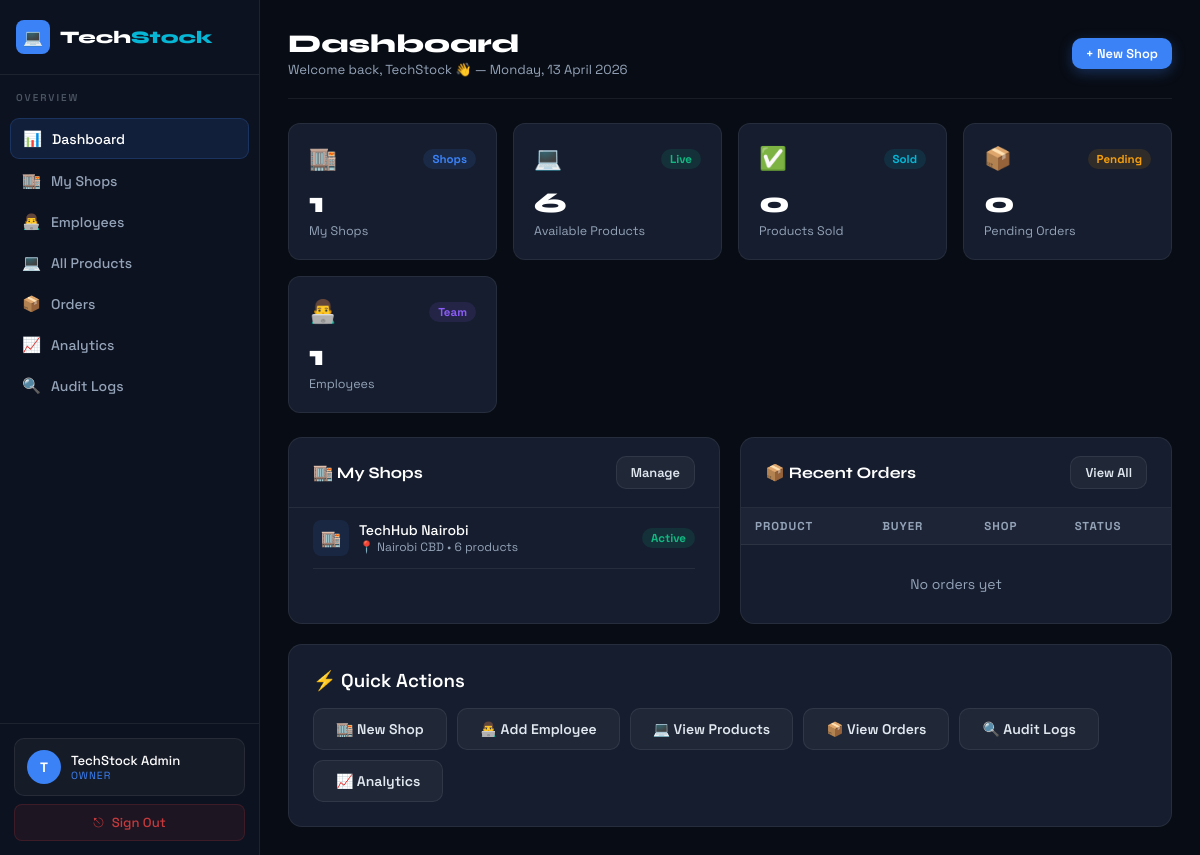
/owner/dashboard.php (signed in), run on the app's committed database.
### tables this page shows
CREATE TABLE IF NOT EXISTS shops (
    id INT AUTO_INCREMENT PRIMARY KEY,
    owner_id INT NOT NULL,
    name VARCHAR(100) NOT NULL,
    location VARCHAR(150),
    address TEXT,
    phone VARCHAR(20),
    whatsapp VARCHAR(20),
    email VARCHAR(100),
    description TEXT,
    logo VARCHAR(255),
    subscription ENUM('free','basic','premium') DEFAULT 'free',
    subscription_expires DATE,
    status ENUM('active','inactive','suspended') DEFAULT 'active',
    created_at TIMESTAMP DEFAULT CURRENT_TIMESTAMP,
    FOREIGN KEY (owner_id) REFERENCES users(id)
);

### owner/dashboard.php (the view, shortened to what this page needs)
<?php
require_once '../includes/db.php';
$uid = $_SESSION['user_id'];
$shops_count    = $conn->query("SELECT COUNT(*) as c FROM shops WHERE owner_id=$uid")->fetch_assoc()['c'];
$products_count = $conn->query("SELECT COUNT(*) as c FROM products p JOIN shops s ON p.shop_id=s.id WHERE s.owner_id=$uid AND p.status='available'")->fetch_assoc()['c'];
$sold_count     = $conn->query("SELECT COUNT(*) as c FROM products p JOIN shops s ON p.shop_id=s.id WHERE s.owner_id=$uid AND p.status='sold'")->fetch_assoc()['c'];
$orders_pending = $conn->query("SELECT COUNT(*) as c FROM orders o JOIN shops s ON o.shop_id=s.id WHERE s.owner_id=$uid AND o.status='pending'")->fetch_assoc()['c'];
$employees_count= $conn->query("SELECT COUNT(*) as c FROM shop_employees se JOIN shops s ON se.shop_id=s.id WHERE s.owner_id=$uid")->fetch_assoc()['c'];
$recent_orders  = $conn->query("SELECT o.*, p.title as product_title, sh.name as shop_name FROM orders o JOIN products p ON o.product_id=p.id JOIN shops sh ON o.shop_id=sh.id JOIN shops s ON o.shop_id=s.id WHERE s.owner_id=$uid ORDER BY o.created_at DESC LIMIT 8")->fetch_all(MYSQLI_ASSOC);
$my_shops       = $conn->query("SELECT s.*, COUNT(p.id) as prod_count FROM shops s LEFT JOIN products p ON p.shop_id=s.id AND p.status='available' WHERE s.owner_id=$uid GROUP BY s.id ORDER BY s.created_at DESC LIMIT 5")->fetch_all(MYSQLI_ASSOC);
?>
<!DOCTYPE html>
<html lang="en">
<head>
<link rel="stylesheet" href="/techstock/css/style.css">
</head>
<body>
<div class="dash-layout">
<?php include '../includes/sidebar.php'; ?>
<main class="dash-main">
  <div class="dash-topbar">
    <div>
      <div class="dash-title">Dashboard</div>
      <div class="dash-sub">Welcome back, <?= htmlspecialchars(explode(' ',$_SESSION['full_name'])[0]) ?> 👋 — <?= date('l, d F Y') ?></div>
    </div>
    <a href="shops.php" class="btn btn-primary btn-sm">+ New Shop</a>
  </div>
  <div class="stats-grid">
    <div class="stat-card"><div class="stat-top"><span class="stat-icon">🏬</span><span class="badge badge-blue">Shops</span></div><div class="stat-val"><?=$shops_count?></div><div class="stat-label">My Shops</div></div>
    <div class="stat-card"><div class="stat-top"><span class="stat-icon">💻</span><span class="badge badge-green">Live</span></div><div class="stat-val"><?=$products_count?></div><div class="stat-label">Available Products</div></div>
    <div class="stat-card"><div class="stat-top"><span class="stat-icon">✅</span><span class="badge badge-cyan">Sold</span></div><div class="stat-val"><?=$sold_count?></div><div class="stat-label">Products Sold</div></div>
    <div class="stat-card"><div class="stat-top"><span class="stat-icon">📦</span><span class="badge badge-yellow">Pending</span></div><div class="stat-val"><?=$orders_pending?></div><div class="stat-label">Pending Orders</div></div>
    <div class="stat-card"><div class="stat-top"><span class="stat-icon">👨‍💻</span><span class="badge badge-purple">Team</span></div><div class="stat-val"><?=$employees_count?></div><div class="stat-label">Employees</div></div>
  </div>
  <div class="grid-2">
    <div class="card">
      <div class="card-header">
        <div class="card-title">🏬 My Shops</div>
        <a href="shops.php" class="btn btn-ghost btn-sm">Manage</a>
      </div>
      <div class="card-body" style="padding-top:0">
        <?php if(empty($my_shops)): ?>
        <div style="text-align:center;padding:30px">
          <p style="color:var(--text2);margin-bottom:14px">No shops yet</p>
          <a href="shops.php" class="btn btn-primary btn-sm">Create Your First Shop</a>
        </div>
        <?php else: foreach($my_shops as $s): ?>
        <div style="display:flex;align-items:center;justify-content:space-between;padding:12px 0;border-bottom:1px solid var(--border)">
          <div style="display:flex;align-items:center;gap:10px">
            <div style="width:36px;height:36px;background:rgba(59,130,246,0.1);border-radius:8px;display:flex;align-items:center;justify-content:center">🏬</div>
            <div>
              <div style="color:var(--white);font-size:0.875rem;font-weight:500"><?=htmlspecialchars($s['name'])?></div>
              <div style="color:var(--text2);font-size:0.75rem">📍 <?=htmlspecialchars($s['location']??'—')?> • <?=$s['prod_count']?> products</div>
            </div>
          </div>
          <span class="badge <?=$s['status']=='active'?'badge-green':'badge-red' ?>"><?=ucfirst($s['status'])?></span>
        </div>
        <?php endforeach; endif; ?>
      </div>
    </div>
    <div class="card">
      <div class="card-header">
        <div class="card-title">📦 Recent Orders</div>
        <a href="orders.php" class="btn btn-ghost btn-sm">View All</a>
      </div>
      <div style="overflow-x:auto">
        <table>
          <thead><tr><th>Product</th><th>Buyer</th><th>Shop</th><th>Status</th></tr></thead>
          <tbody>
          <?php if(empty($recent_orders)): ?>
          <tr><td colspan="4" style="text-align:center;padding:30px;color:var(--text2)">No orders yet</td></tr>
          <?php else: foreach($recent_orders as $o): ?>
          <tr>
            <td style="max-width:150px;overflow:hidden;text-overflow:ellipsis;white-space:nowrap"><?=htmlspecialchars($o['product_title'])?></td>
            <td><div><?=htmlspecialchars($o['buyer_name'])?></div><div style="color:var(--text2);font-size:0.75rem"><?=htmlspecialchars($o['buyer_phone'])?></div></td>
            <td style="color:var(--text2)"><?=htmlspecialchars($o['shop_name'])?></td>
            <td><span class="badge <?=['pending'=>'badge-yellow','confirmed'=>'badge-blue','delivered'=>'badge-green','cancelled'=>'badge-red'][$o['status']]?>"><?=ucfirst($o['status'])?></span></td>
          </tr>
          <?php endforeach; endif; ?>
          </tbody>
        </table>
      </div>
    </div>
  </div>
  <div style="margin-top:20px">
    <div class="card card-body">
      <h3 style="color:var(--white);font-weight:600;margin-bottom:16px">⚡ Quick Actions</h3>
      <div style="display:flex;gap:10px;flex-wrap:wrap">
        <a href="shops.php" class="btn btn-ghost">🏬 New Shop</a>
        <a href="employees.php" class="btn btn-ghost">👨‍💻 Add Employee</a>
        <a href="products.php" class="btn btn-ghost">💻 View Products</a>
        <a href="orders.php" class="btn btn-ghost">📦 View Orders</a>
        <a href="audit.php" class="btn btn-ghost">🔍 Audit Logs</a>
        <a href="analytics.php" class="btn btn-ghost">📈 Analytics</a>
      </div>
    </div>
  </div>
</main>
</div>
</body></html>

### css/style.css (style rules this page uses)
:root { --bg: #080c14; --bg2: #0d1220; --bg3: #111827; --card: #151d2e; --border: rgba(255,255,255,0.07); --border2: rgba(255,255,255,0.12); --blue: #3b82f6; --blue-dark: #2563eb; --cyan: #06b6d4; --green: #10b981; --red: #ef4444; --yellow: #f59e0b; --purple: #8b5cf6; --text: #e2e8f0; --text2: #94a3b8; --text3: #4b5563; --white: #ffffff; --sidebar-w: 260px; --trans: all 0.25s cubic-bezier(0.4,0,0.2,1); }
*,*::before,*::after { box-sizing:border-box;margin:0;padding:0; }
html { scroll-behavior:smooth; }
body { font-family:'Space Grotesk',sans-serif;background:var(--bg);color:var(--text);min-height:100vh;-webkit-font-smoothing:antialiased; }
a { text-decoration:none;color:inherit; }
.btn { display:inline-flex;align-items:center;gap:8px;padding:11px 22px;border-radius:10px;font-family:'Space Grotesk',sans-serif;font-size:0.875rem;font-weight:600;cursor:pointer;border:none;text-decoration:none;transition:var(--trans); }
.btn-primary { background:var(--blue);color:var(--white);box-shadow:0 4px 14px rgba(59,130,246,0.3); }
.btn-ghost { background:rgba(255,255,255,0.05);color:var(--text);border:1px solid var(--border); }
.btn-sm { padding:7px 14px;font-size:0.8rem; }
.card { background:var(--card);border:1px solid var(--border);border-radius:14px; }
.card-body { padding:24px; }
.card-header { display:flex;align-items:center;justify-content:space-between;padding:18px 24px;border-bottom:1px solid var(--border); }
.card-title { font-family:'Syne',sans-serif;font-size:1rem;font-weight:700;color:var(--white); }
.dash-layout { display:flex;min-height:100vh; }
.dash-main { margin-left:var(--sidebar-w);flex:1;padding:28px; }
.dash-topbar { display:flex;align-items:center;justify-content:space-between;margin-bottom:24px;padding-bottom:20px;border-bottom:1px solid var(--border); }
.dash-title { font-family:'Syne',sans-serif;font-size:1.6rem;font-weight:800;color:var(--white); }
.dash-sub { color:var(--text2);font-size:0.82rem;margin-top:2px; }
.stats-grid { display:grid;grid-template-columns:repeat(auto-fit,minmax(200px,1fr));gap:16px;margin-bottom:24px; }
.stat-card { background:var(--card);border:1px solid var(--border);border-radius:12px;padding:20px;transition:var(--trans); }
.stat-top { display:flex;justify-content:space-between;align-items:center;margin-bottom:12px; }
.stat-icon { font-size:1.4rem; }
.stat-val { font-family:'Syne',sans-serif;font-size:1.8rem;font-weight:800;color:var(--white); }
.stat-label { color:var(--text2);font-size:0.78rem;margin-top:3px; }
table { width:100%;border-collapse:collapse; }
thead th { background:rgba(255,255,255,0.03);color:var(--text2);padding:11px 14px;text-align:left;font-size:0.72rem;font-weight:700;text-transform:uppercase;letter-spacing:1px;border-bottom:1px solid var(--border);white-space:nowrap; }
tbody td { padding:13px 14px;border-bottom:1px solid rgba(255,255,255,0.04);font-size:0.875rem;color:var(--text); }
tbody tr:last-child td { border-bottom:none; }
.badge { display:inline-flex;align-items:center;padding:3px 9px;border-radius:100px;font-size:0.72rem;font-weight:700; }
.badge-blue { background:rgba(59,130,246,0.12);color:var(--blue); }
.badge-green { background:rgba(16,185,129,0.12);color:var(--green); }
.badge-yellow { background:rgba(245,158,11,0.12);color:var(--yellow); }
.badge-purple { background:rgba(139,92,246,0.12);color:var(--purple); }
.badge-cyan { background:rgba(6,182,212,0.12);color:var(--cyan); }
.grid-2 { display:grid;grid-template-columns:1fr 1fr;gap:20px; }

### data on the page
shops: name "TechHub Nairobi", location "Nairobi CBD", prod_count "6", status "Active"

### other printed values
substr($_SESSION['full_name']??'U',0,1) "T"
$_SESSION['full_name'] "TechStock Admin"
$_SESSION['role'] "OWNER"
explode(' ',$_SESSION['full_name'])[0] "TechStock"
$shops_count "1"
$products_count "6"
$sold_count "0"
$orders_pending "0"
$employees_count "1"
